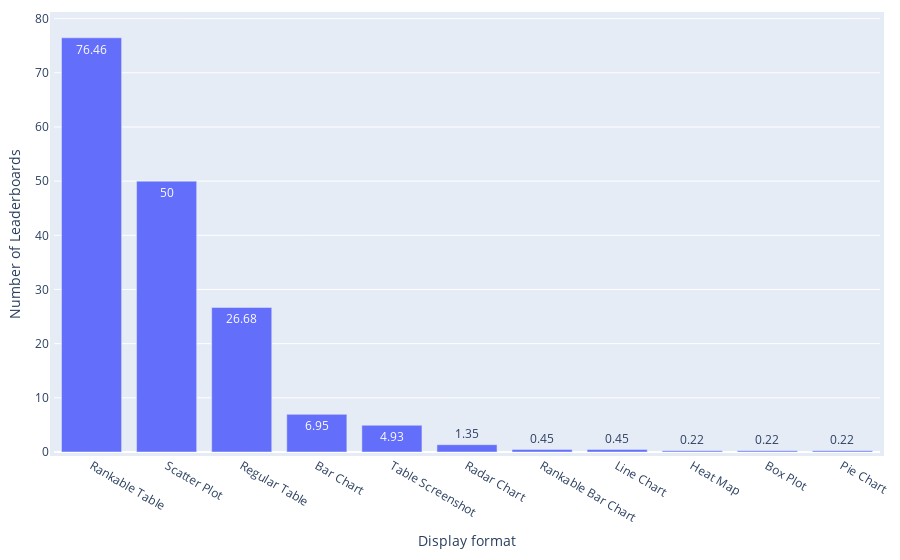

The notebook cell saved with this chart:
### Code cell
df = pd.read_csv(path_meta / 'leaderboard_processed.csv')
df['Display formats'] = df['Display formats'].apply(ast.literal_eval)

df_multiple = df[df['#Display format'] > 1]
print(f"{round(len(df_multiple)/len(df)*100,2)}% ({len(df_multiple)} out of {len(df)}) leaderboards support multiple display formats.")
display_format_rankable = ['Rankable Table', 'Rankable Bar Chart']
df_rankable = keep_rows_by_list_column(df, 'Display formats', display_format_rankable)
print(f"{round(len(df_rankable)/len(df)*100,2)}% ({len(df_rankable)} out of {len(df)}) leaderboards support rankable display formats.")
df_rankable_split = df_rankable.explode('Display formats')['Display formats'].value_counts().reset_index(name='Frequency')
print(f"{df_rankable_split['Display formats'].iloc[0]} is the most popular display format of rankable leaderboards, accounting for {round(df_rankable_split['Frequency'].iloc[0]/len(df_rankable)*100,2)}% ({df_rankable_split['Frequency'].iloc[0]} out of {len(df_rankable)}) rankable leaderboards.")
df_split = df.explode('Display formats')['Display formats'].value_counts().reset_index(name='Frequency')
df_split['Weight'] = 1

statistics = {
    'Distribution': 'Leaderboards across Display Formats',
    'Mean': np.mean(df_split['Frequency']),
    'Median': np.median(df_split['Frequency']),
    'IQR': df_split['Frequency'].quantile(0.75) - df_split['Frequency'].quantile(0.25),
    'Gini Coefficient': ineqpy.inequality.gini(data=df_split, income='Frequency', weights='Weight'),
}
if os.path.exists(path_meta / 'leaderboard_statistics.csv'):
    df_statistics = pd.read_csv(path_meta / 'leaderboard_statistics.csv')
else:
    df_statistics = pd.DataFrame()
df_statistics = pd.concat([df_statistics, pd.DataFrame([statistics])], ignore_index=True)
df_statistics.drop_duplicates(subset=['Distribution'], keep='last', inplace=True)
df_statistics.sort_values(by='Distribution', inplace=True)
df_statistics.to_csv(path_meta / 'leaderboard_statistics.csv', index=False)

df_split['Ratio'] = round(df_split['Frequency'] / len(df) * 100, 2)

fig = px.bar(
    x=df_split['Display formats'],
    y=df_split['Ratio'],
    text_auto=True,
    labels={'x': 'Display format', 'y': 'Number of Leaderboards'},
)
# Update the layout for a tighter look
fig.update_layout(
    autosize=True,
    margin=dict(
        l=10,  # Left margin
        r=10,  # Right margin
        b=10,  # Bottom margin
        t=10,  # Top margin
        pad=4  # Padding between the plot and the margin
    )
)
fig.show()

### Figure 1 — Plotly figure (JSON) as saved in the notebook; plotly's stock layout.template omitted (floating-point values rounded to 4 significant figures)
{"data": [{"alignmentgroup": "True", "hovertemplate": "Display format=%{x}<br>Number of Leaderboards=%{y}<extra></extra>", "legendgroup": "", "marker": {"color": "#636efa", "pattern": {"shape": ""}}, "name": "", "offsetgroup": "", "orientation": "v", "showlegend": false, "textposition": "auto", "texttemplate": "%{y}", "type": "bar", "x": ["Rankable Table", "Scatter Plot", "Regular Table", "Bar Chart", "Table Screenshot", "Radar Chart", "Rankable Bar Chart", "Line Chart", "Heat Map", "Box Plot", "Pie Chart"], "xaxis": "x", "y": [76.46, 50, 26.68, 6.95, 4.93, 1.35, 0.45, 0.45, 0.22, 0.22, 0.22], "yaxis": "y"}], "layout": {"autosize": true, "barmode": "relative", "legend": {"tracegroupgap": 0}, "margin": {"b": 10, "l": 10, "pad": 4, "r": 10, "t": 10}, "xaxis": {"anchor": "y", "domain": [0, 1], "title": {"text": "Display format"}}, "yaxis": {"anchor": "x", "domain": [0, 1], "title": {"text": "Number of Leaderboards"}}}}
